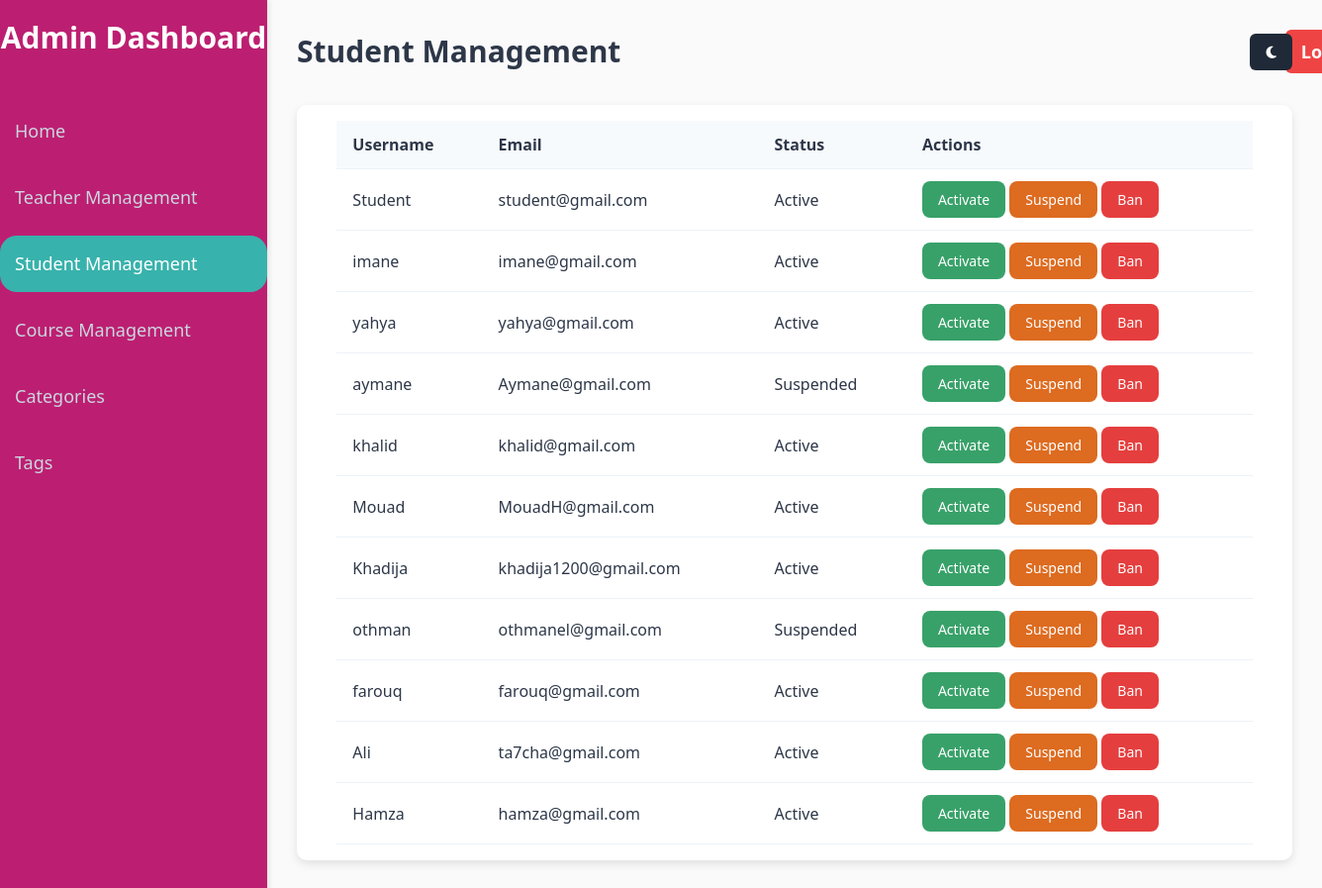
Screenshot of /app/Admin/studentManagement.php (signed in) with the database file from the repository.
### tables this page shows
CREATE TABLE `Users` (
  `user_id` int(11) NOT NULL,
  `username` varchar(255) NOT NULL,
  `email` varchar(255) NOT NULL,
  `password_hash` varchar(255) NOT NULL,
  `role` enum('student','teacher','admin') NOT NULL,
  `status` enum('active','suspended','pending','banned') DEFAULT 'active',
  `created_at` timestamp NOT NULL DEFAULT current_timestamp(),
  `updated_at` timestamp NOT NULL DEFAULT current_timestamp() ON UPDATE current_timestamp(),
  `profile_picture_url` varchar(255) DEFAULT NULL
);

### app/Admin/studentManagement.php (the view, shortened to what this page needs)
<?php
$db = new Database();
$conn = $db->getConnection();
$sql = "SELECT * FROM users WHERE role = 'student'";
$stmt = $conn->prepare($sql);
$stmt->execute();
$students = $stmt->fetchAll(PDO::FETCH_ASSOC);
?><!DOCTYPE html>
<html lang="en">
<head>
    <link href="https://cdn.jsdelivr.net/npm/tailwindcss@2.2.19/dist/tailwind.min.css" rel="stylesheet">
    <link rel="stylesheet" href="https://cdnjs.cloudflare.com/ajax/libs/font-awesome/6.4.2/css/all.min.css">
</head>
<body class="light-mode" id="body">
    <div class="sidebar">
        <h2 class="text-white text-3xl font-bold text-center mb-12">Admin Dashboard</h2>
        <a href="dashboard.php">Home</a>
        <a href="teacherManagement.php">Teacher Management</a>
        <a href="studentManagement.php" class="active">Student Management</a>
        <a href="courseManagement.php">Course Management</a>
        <a href="categoryManagement.php">Categories</a>
        <a href="tagManagement.php">Tags</a>
    </div>
    <div class="main-content">
        <div class="flex justify-between items-center mb-6">
            <h1 class="text-3xl font-bold">Student Management</h1>
            <a href="../Authentication/Auth.php?action=logout">
                <button id="logout" class="bg-red-500 hover:bg-red-400 px-4 py-2 rounded-md text-lg font-semibold">Logout</button>
            </a>
            <button
    id="dark-mode-toggle"
    class="bg-gray-800 text-white px-4 py-2 rounded-md hover:bg-gray-700"
    aria-label="Toggle dark mode">
    <i id="mode-icon-moon" class="fas fa-moon" aria-hidden="true"></i>
</button>
        </div>
        <section class="mb-8">
            <div class="table-container card">
                <table>
                    <thead>
                        <tr>
                            <th>Username</th>
                            <th>Email</th>
                            <th>Status</th>
                            <th>Actions</th>
                        </tr>
                    </thead>
                    <tbody>
                        <?php foreach ($students as $student): ?>
                        <tr>
                            <td><?php echo htmlspecialchars($student['username']); ?></td>
                            <td><?php echo htmlspecialchars($student['email']); ?></td>
                            <td><?php echo ucfirst($student['status']); ?></td>
                            <td>
                                <form method="POST" action="studentManagement.php">
                                    <button type="submit" name="action" value="activate" class="activate">Activate</button>
                                    <button type="submit" name="action" value="suspend" class="suspend">Suspend</button>
                                    <button type="submit" name="action" value="ban" class="ban" onclick="return confirm('Are you sure you want to ban this student?')">Ban</button>
                                </form>
                            </td>
                        </tr>
                        <?php endforeach; ?>
                    </tbody>
                </table>
            </div>
        </section>
    </div>
</body>
</html>

### app/Admin/studentManagement.php (style rules this page uses)
.card { box-shadow: 0 4px 10px rgba(0, 0, 0, 0.1); border-radius: 10px; padding: 16px; background-color: white; transition: all 0.3s ease-in-out; }
.table-container { overflow-x: auto; margin-top: 2rem; }
table { width: 100%; max-width: 95%; margin: 0 auto; border-collapse: collapse; }
th, td { padding: 12px 16px; text-align: left; border-bottom: 1px solid #edf2f7; }
th { background-color: #f7fafc; color: #2d3748; }
td { background-color: #ffffff; }
button { padding: 8px 16px; border-radius: 8px; font-size: 14px; color: white; cursor: pointer; transition: all 0.3s ease; }
button.activate { background-color: #38a169; }
button.suspend { background-color: #dd6b20; }
button.ban { background-color: #e53e3e; }
.sidebar { position: fixed; top: 0; left: 0; width: 270px; height: 100%; background-color: rgb(178, 56, 70); color: white; padding-top: 20px; box-shadow: 2px 0 5px rgba(0, 0, 0, 0.1); overflow-y: auto; transition: all 0.3s ease; }
.sidebar a { text-decoration: none; color: #cbd5e0; font-size: 18px; display: block; padding: 15px; margin-bottom: 10px; border-radius: 17px; transition: background-color 0.3s ease; }
.sidebar .active { background-color: #38b2ac; color: white; }
.main-content { margin-left: 270px; padding: 30px; transition: all 0.3s ease; }
.light-mode { background-color: #fafafa; color: #2d3748; }
.light-mode .sidebar { background-color: rgb(188, 31, 113); }
#logout { margin-left: 420%; }

### rows the page displays
users: username "Student", email "student@gmail.com", status "Active"
users: username "imane", email "imane@gmail.com", status "Active"
users: username "yahya", email "yahya@gmail.com", status "Active"
users: username "aymane", email "Aymane@gmail.com", status "Suspended"
users: username "khalid", email "khalid@gmail.com", status "Active"
users: username "Mouad", email "MouadH@gmail.com", status "Active"
users: username "Khadija", email "khadija1200@gmail.com", status "Active"
users: username "othman", email "othmanel@gmail.com", status "Suspended"
users: username "farouq", email "farouq@gmail.com", status "Active"
users: username "Ali", email "ta7cha@gmail.com", status "Active"
users: username "Hamza", email "hamza@gmail.com", status "Active"
